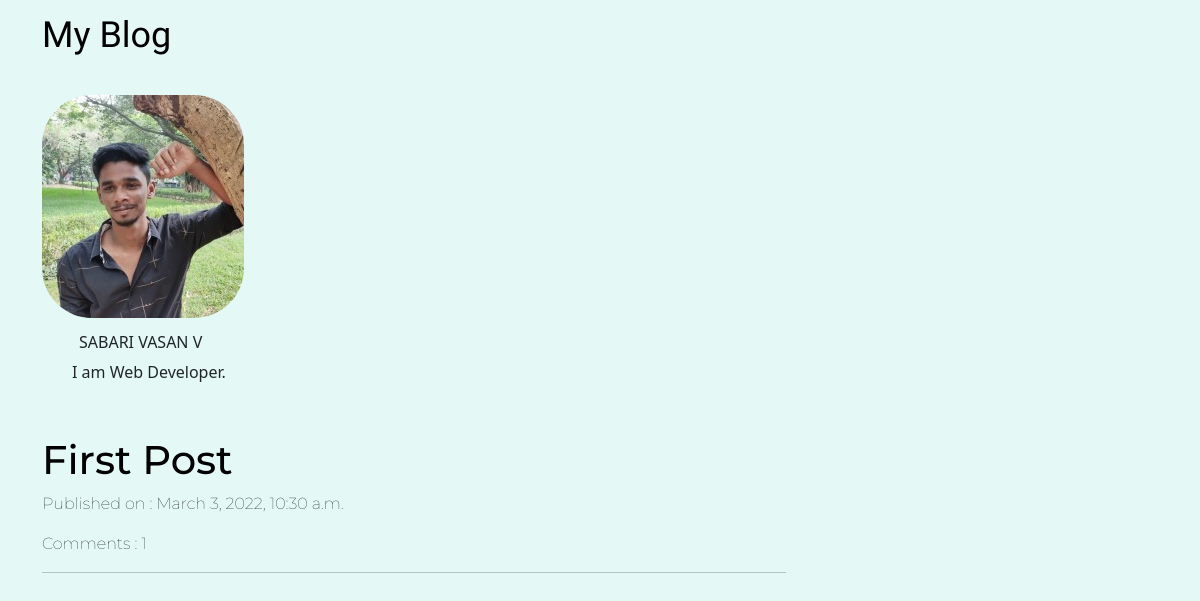
The page / on the database its author committed.
### blog/models.py (models this page shows, shortened)
class Post(models.Model):
    author = models.ForeignKey('auth.User',on_delete=models.CASCADE)
    title = models.CharField(max_length=200)
    text = models.TextField()
    created_date = models.DateTimeField(default=timezone.now)
    def approve_comments(self):
        return self.comments.filter(approved_comment=True)

### blog/views.py (the view)
# urls.py: path('',views.PostListView.as_view(),name='post_list'),
class PostListView(ListView):
    model = Post
    def get_queryset(self):
        return Post.objects.filter(created_date__lte=timezone.now()).order_by('-created_date')

### blog/templates/blog/post_list.html (shortened to what this page needs)
{% extends "blog/base.html" %}
{% load static %}
{% block body %}
<div class="row">
    <div class="col-3 col-md-4 col-12">
        <div class="profile">
            <img  style="margin-top:15px;border-radius: 50px;" src="{% static 'media/me1.jpg' %}" alt="sabari-profile-img">
        </div>
        <div class="name">
            <h6 class="h6" style="margin-top:15px;margin-left:37px;">SABARI VASAN V</h6>
        </div>
        <div class="intro">
            <p style="margin-top:5px;margin-left:30px;">I am Web Developer.</p>
        </div>
        </div>
          <div class="boxicon">
        </div>
    </div >
    <div class="col-7 col-md-8 col-12 ">
        <div>
            {% for post in post_list %}
            <div class="postlist">
            <a style="text-decoration: none;color:black" href="{% url 'post_detail' pk=post.pk %}">
            <div class="post">
                <h1>{{ post.title }}</h1>
            </div>
            <div class="date">
                <p>Published on : {{post.created_date}}</p>
            </div>
            <p>Comments : {{ post.approve_comments.count }}</p>
            </a>
            <hr>
            {% endfor %}
        </div>
        </div>
    </div>
  </div>
{% endblock %}

### blog/static/css/blog.css (style rules this page uses)
body { min-height: 100vh; display: flex; flex-direction: column; background-color: #E4F9F5; }
.postlist { font-family: 'Montserrat', sans-serif; margin-top: 20px; font-weight:lighter; }

### rows shown on the page
Post: title "First Post", created_date "March 3, 2022, 10:30 a.m.", approve_comments.count "1"
